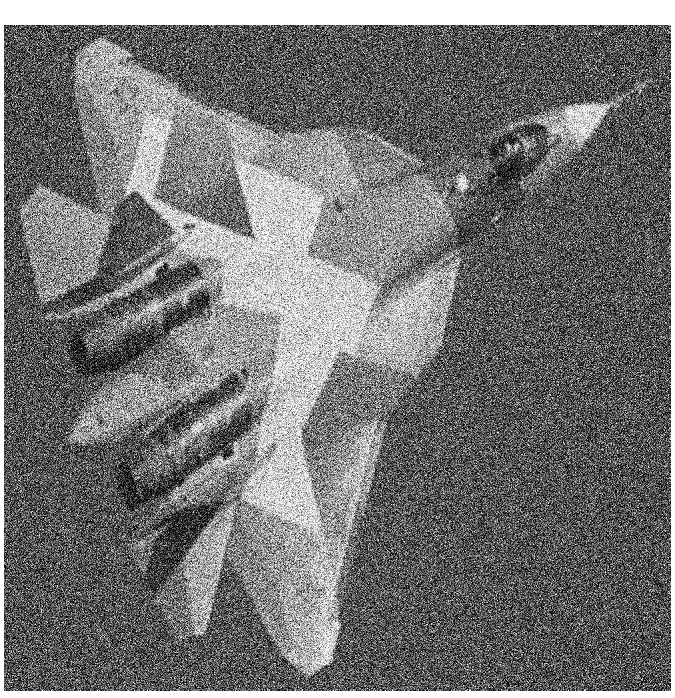
#> input picture images/airplane.png, 675 x 698 px
$ jupyter execute Ex6_5.ipynb
#> lines starting #> are read from the running program, lines starting #| are printed output that depends on the picture
[cell 1]
import numpy as np
import matplotlib.pyplot as plt
import skimage as ski
import cv2

[cell 2]
x_range = np.arange(-5, 4.0, 0.1)
y_range = np.arange(-5, 5.0, 0.1)
wx, wy = np.meshgrid(x_range, y_range)

[cell 3]
# type = '1d_horizontal'
# type = '1d_vertical'
type = '2d'

[cell 4]
def draw_hist(type):
    if type == '2d':
        H = (1/100) * (1 + 2 * np.cos(wx) + np.cos(2 * wx)) * (1 + 2 * np.cos(wy) + np.cos(2 * wy))
        h = (1/100) * np.ones(10)
    elif type == '1d_horizontal':
        H = (1/100) * (1 + 2 * np.cos(wx) + np.cos(2 * wx))
        h = (1/10) * np.ones((1, 10))
    elif type == '1d_vertical':
        H = (1/100) * (1 + 2 * np.cos(wy) + np.cos(2 * wy))
        h = (1/10) * np.ones((10, 1))
    return H,h

[cell 5]
fig = plt.figure(1, figsize=(10, 10))
H,h = draw_hist(type)
ax = fig.add_subplot(111, projection='3d')
ax.set_xticks(np.arange(-1, 1, 1/2))
ax.set_yticks(np.arange(-1, 1, 1/2))
ax.plot_surface(wx/np.pi, wy/np.pi, np.abs(H), cmap='viridis')
array = np.array([-1, 1, -1, 1, 0, 1])
ax.axis(array)

plt.show()
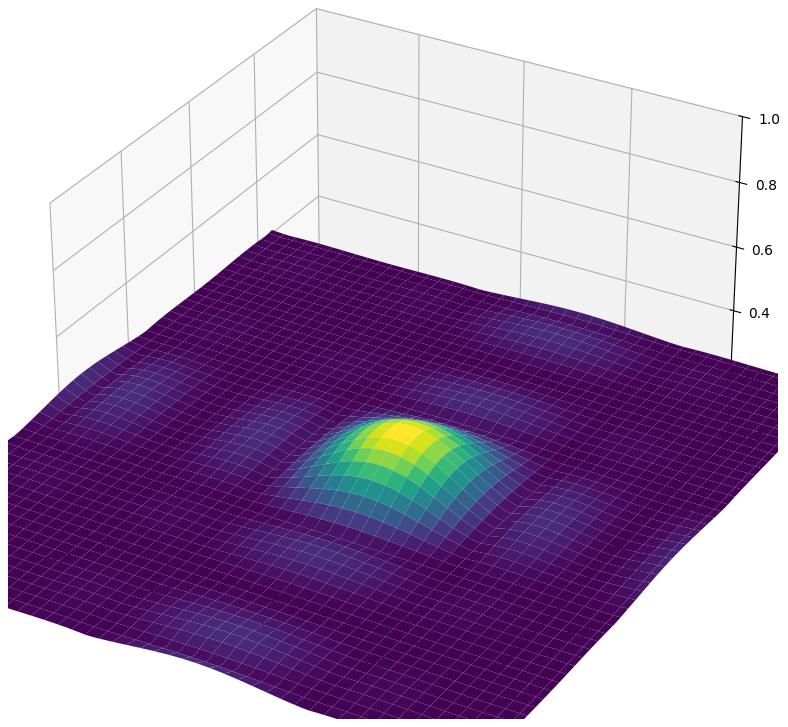
#> figure drawn by matplotlib, 1 panel

[cell 6]
img = ski.io.imread(r'../images/airplane.png', as_gray=True)
#> img is the input picture: shape (698, 675) float64; min 0, max 1, mean 0.458
filtered_img = cv2.filter2D(img, -1, h, borderType=cv2.BORDER_REFLECT)
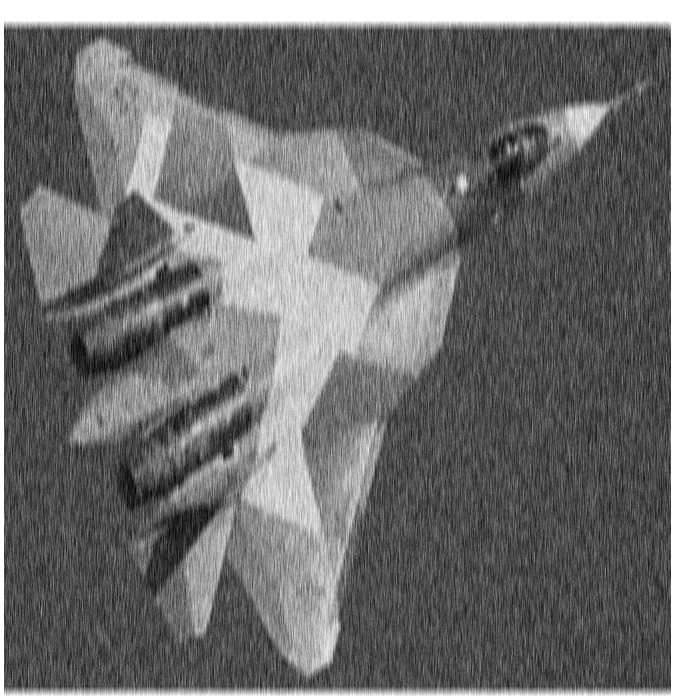
#> filtered_img: shape (698, 675) float64; min 0.0051, max 0.1, mean 0.0458; drawn with min black and max white
_, ax = plt.subplots(1, 2, figsize=(10, 10))
ax[0].imshow(img, cmap='gray')
ax[1].imshow(filtered_img, cmap='gray')
plt.show()
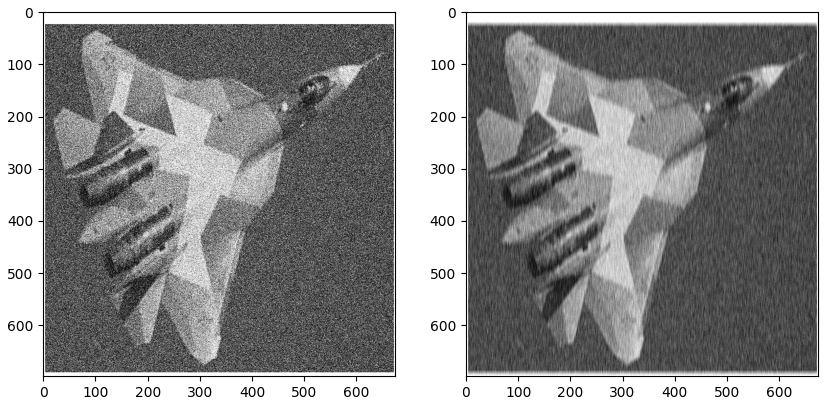
#> figure drawn by matplotlib, 2 panels

$ run again, with images/bike.png copied over images/airplane.png
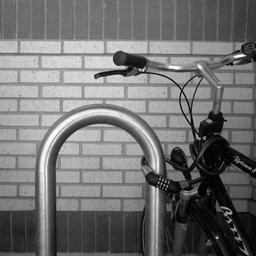
#> input picture images/bike.png, 256 x 256 px
#> img is the input picture: shape (256, 256); min 0, max 255, mean 113.2
#> `filtered_img = cv2.filter2D(img, -1, h, borderType=cv2.BORDER_REFLECT)`:
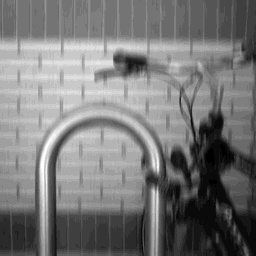
#> filtered_img: shape (256, 256); min 0, max 24, mean 11.3; drawn with min black and max white
#> `plt.show()`:
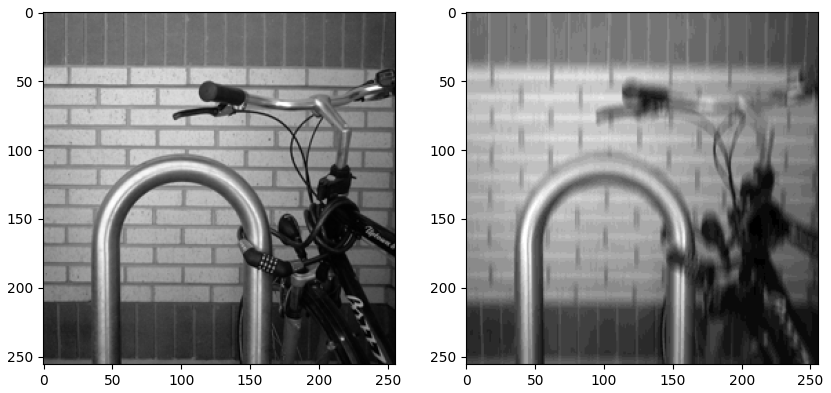
#> figure drawn by matplotlib, 2 panels
